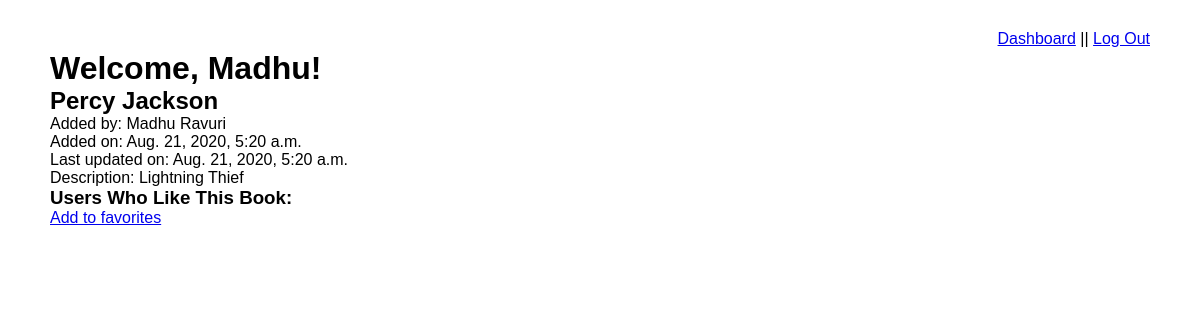
Screenshot of /books/2 (signed in) with the database file from the repository.
### books_app/models.py (models this page shows)
class Books(models.Model):
    title = models.CharField(max_length=255)
    desc = models.TextField()
    created_at = models.DateTimeField(auto_now_add=True)
    updated_at = models.DateTimeField(auto_now=True)
    uploaded_by = models.ForeignKey(
        User,
        related_name="books_uploaded",
        on_delete=models.CASCADE
    ) # gives us user who uploaded book
    liked_list = models.ManyToManyField(
        User,
        related_name = "liked_books"
    ) # gives us list of books the user liked
    objects = BookManager()

class User(models.Model):
    first_name = models.CharField(max_length=65)
    last_name = models.TextField(max_length=65)
    email = models.CharField(max_length=65)
    password = models.CharField(max_length=30)
    objects = UserManager()

### books_app/views.py (the view)
# urls.py: path('books/<int:bookID>', views.viewBook),
def viewBook(request, bookID):
    thisbook = Books.objects.get(id=bookID)
    context = {
        'current_user' : User.objects.get(id=request.session["user_id"]),
        'book' : thisbook
    }
    return render(request, 'book.html', context)

### books_app/templates/book.html (shortened to what this page needs)
<!DOCTYPE html>
<html lang="en">
<head>
</head>
<body>
    <div id="logout">
        <a href="/books">Dashboard</a> || <a href="/logout">Log Out</a>
    </div>
    <div id="container">
        <h1>Welcome, {{ book.uploaded_by.first_name }}!</h1>
        <div id="main">
            <div id="edit">
                {% if current_user == book.uploaded_by %}
                <form action="/edit/{{ book.id }}" method="POST">
                    {% csrf_token %}
                    <input type="text" name="title" value="{{ book.title }}">
                    {% else %}
                    <h2>{{ book.title }}</h2>
                    {% endif %}
                    <p>Added by: {{ book.uploaded_by.first_name }} {{ book.uploaded_by.last_name }}</p>
                    <p>Added on: {{ book.created_at }}</p>
                    <p>Last updated on: {{ book.updated_at }}</p>
                    {% if current_user == book.uploaded_by %}
                    <label>Description</label> <textarea name="desc">{{ book.desc }}</textarea>
                    <button>Update</button>
                    </form>
                    <form action="/delete/{{ book.id }}" method="POST">
                        {% csrf_token %}
                        <button>Delete</button>
                    </form>
                    {% else %}
                    <p>Description: {{ book.desc }}</p>
                    {% endif %}
            </div>
            <div id="user-list">
                <h3>Users Who Like This Book:</h3>
                {% if current_user in book.liked_list.all %}
                    <a href="/un_fav_book/{{ book.id }}">Remove from favorites</a>
                {% else %}
                    <a href="/fav_book/{{ book.id }}">Add to favorites</a>
                {% endif %}
            </div>
        </div>
    </div>
</body>
</html>

### books_app/templates/book.html (style rules this page uses)
* { margin: 0; padding: 0; font-family: 'Lucida Sans', 'Lucida Sans Regular', 'Lucida Grande', 'Lucida Sans Unicode', Geneva, Verdana, sans-serif; }
#logout { position: fixed; top: 30px; right: 50px; }
#container { padding: 50px; }

### rows the page displays
Books: uploaded_by.first_name "Madhu", title "Percy Jackson", uploaded_by.last_name "Ravuri", created_at "Aug. 21, 2020, 5:20 a.m.", updated_at "Aug. 21, 2020, 5:20 a.m.", desc "Lightning Thief"
